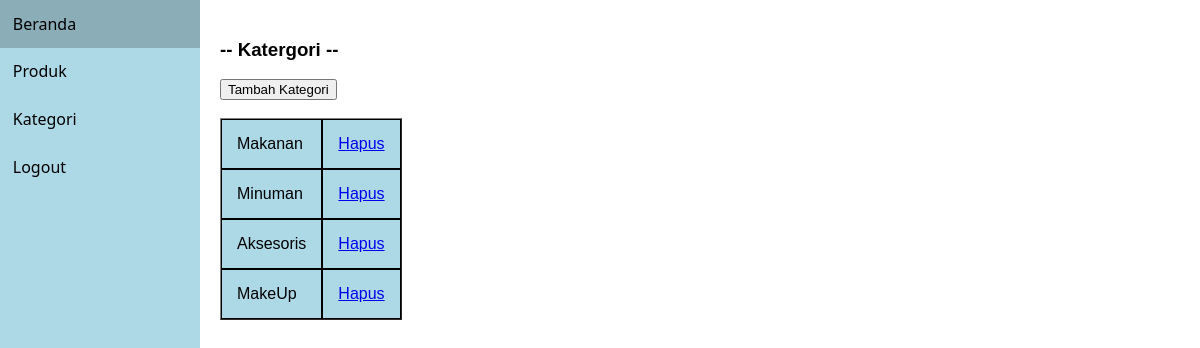
Screenshot of /kategori.php (signed in) with the database file from the repository.
### tables this page shows
CREATE TABLE `kategori` (
  `id` int(11) NOT NULL,
  `nama_kategori` varchar(255) NOT NULL
);

### kategori.php (the view, shortened to what this page needs)
<?php
    include 'menu.php';
    include 'koneksi.php';
    $sql = "SELECT nama_kategori FROM kategori";
    $query = mysqli_query($koneksi, $sql);
?>
<body>
    <div class="category">
        <div style="display:flex; gap: 1em">
            <div class="row align-items-center py-3 px-xl-5">
                <h3>-- Katergori --</h3>
                <form action="tambah_kategori.php" method="get">
                <button type="submit" name="tambah">Tambah Kategori</button>
                <br><br>
                </form>
                <table border ="1" cellspacing="0" cellpadding="10px">
                    <?php while($row = mysqli_fetch_assoc($query)) :?>
                        <tr>
                        <td><?php echo $row['nama_kategori']?></td>
                        <td>
                            <a href="hapus_kategori.php?id=<?php echo $row['nama_kategori']; ?>">Hapus</a>
                        </td>
                        </tr>
                    <?php endwhile; ?>
                </table>
            </div>
        </div>
    </div>
</body>

### menu.php (style rules this page uses)
body { margin: 0; padding: 0; }

### kategori.php (style rules this page uses)
body { font-family: Arial, sans-serif; margin: 0; padding: 0; display: flex; }
.category { width: 500px; padding: 20px; }
.category table { background-color:lightblue;; width: 100%; }
.category table td { border: 1px solid black; padding: 15px; text-align: left; }

### rows the page displays
kategori: nama_kategori "Makanan"
kategori: nama_kategori "Minuman"
kategori: nama_kategori "Aksesoris"
kategori: nama_kategori "MakeUp"
